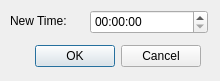
<?xml version="1.0" encoding="UTF-8"?>
<ui version="4.0">
 <class>ControlEditTimeDialog</class>
 <widget class="QDialog" name="ControlEditTimeDialog">
  <property name="geometry">
   <rect>
    <x>0</x>
    <y>0</y>
    <width>220</width>
    <height>81</height>
   </rect>
  </property>
  <property name="windowTitle">
   <string>Dialog</string>
  </property>
  <widget class="QDialogButtonBox" name="buttonBox">
   <property name="geometry">
    <rect>
     <x>10</x>
     <y>40</y>
     <width>191</width>
     <height>32</height>
    </rect>
   </property>
   <property name="locale">
    <locale language="English" country="UnitedStates"/>
   </property>
   <property name="orientation">
    <enum>Qt::Horizontal</enum>
   </property>
   <property name="standardButtons">
    <set>QDialogButtonBox::Cancel|QDialogButtonBox::Ok</set>
   </property>
  </widget>
  <widget class="QLabel" name="timeEditLabel">
   <property name="geometry">
    <rect>
     <x>10</x>
     <y>10</y>
     <width>71</width>
     <height>21</height>
    </rect>
   </property>
   <property name="text">
    <string>New Time:</string>
   </property>
  </widget>
  <widget class="QTimeEdit" name="timeEdit">
   <property name="geometry">
    <rect>
     <x>90</x>
     <y>10</y>
     <width>118</width>
     <height>24</height>
    </rect>
   </property>
   <property name="displayFormat">
    <string>HH:mm:ss</string>
   </property>
  </widget>
 </widget>
 <resources/>
 <connections>
  <connection>
   <sender>buttonBox</sender>
   <signal>accepted()</signal>
   <receiver>ControlEditTimeDialog</receiver>
   <slot>accept()</slot>
   <hints>
    <hint type="sourcelabel">
     <x>248</x>
     <y>254</y>
    </hint>
    <hint type="destinationlabel">
     <x>157</x>
     <y>274</y>
    </hint>
   </hints>
  </connection>
  <connection>
   <sender>buttonBox</sender>
   <signal>rejected()</signal>
   <receiver>ControlEditTimeDialog</receiver>
   <slot>reject()</slot>
   <hints>
    <hint type="sourcelabel">
     <x>316</x>
     <y>260</y>
    </hint>
    <hint type="destinationlabel">
     <x>286</x>
     <y>274</y>
    </hint>
   </hints>
  </connection>
 </connections>
</ui>
